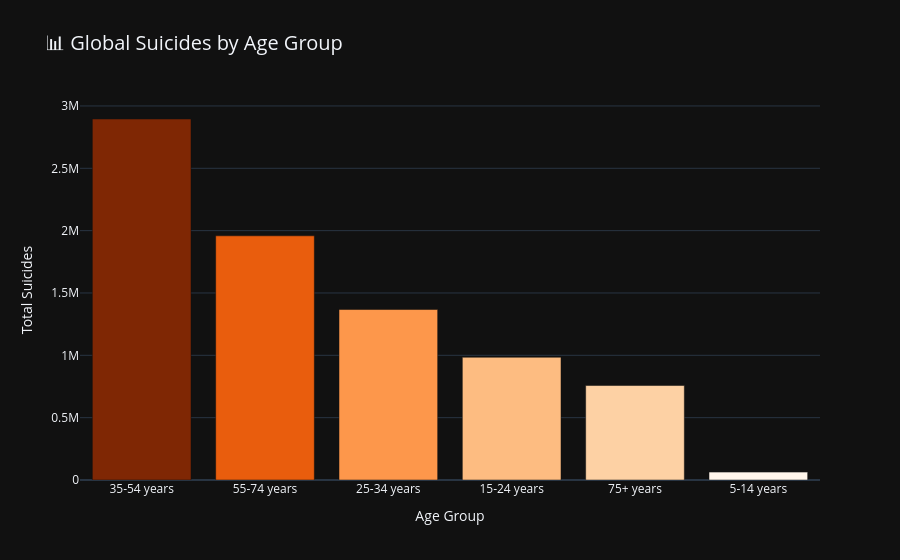
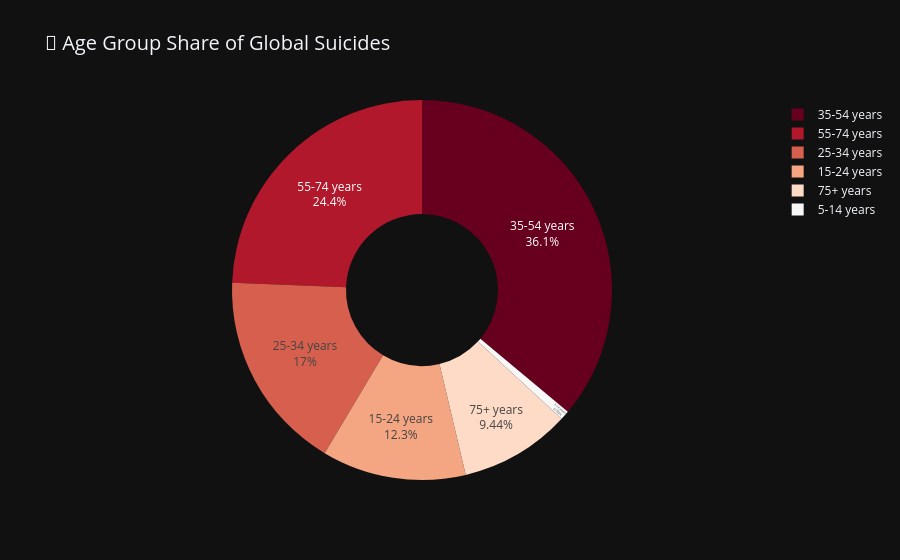

Notebook cell for these charts, in order:
### Code cell
# ============================================================
# 3.7  INTERACTIVE: Suicides by Age Group — Global
# ============================================================

age_totals = (
    df1_clean.groupby('age')['suicides_no']
    .sum()
    .reset_index()
    .sort_values('suicides_no', ascending=False)
)

fig = px.bar(
    age_totals, x='age', y='suicides_no',
    title='📊 Global Suicides by Age Group',
    labels={'age': 'Age Group', 'suicides_no': 'Total Suicides'},
    color='suicides_no',
    color_continuous_scale='Oranges',
    template='plotly_dark'
)
fig.update_layout(title_font_size=20, coloraxis_showscale=False)
fig.show()

# Donut chart version
fig2 = px.pie(
    age_totals, names='age', values='suicides_no',
    title='🥧 Age Group Share of Global Suicides',
    hole=0.4,
    color_discrete_sequence=px.colors.sequential.RdBu,
    template='plotly_dark'
)
fig2.update_traces(textposition='inside', textinfo='percent+label')
fig2.update_layout(title_font_size=20)
fig2.show()

### Figure 1 — Plotly figure (JSON) as saved in the notebook; plotly's stock layout.template omitted (floating-point values rounded to 4 significant figures)
{"data": [{"hovertemplate": "Age Group=%{x}<br>Total Suicides=%{marker.color}<extra></extra>", "legendgroup": "", "marker": {"color": [2895388, 1958468, 1367333, 984287, 757667, 63312], "coloraxis": "coloraxis", "pattern": {"shape": ""}}, "name": "", "orientation": "v", "showlegend": false, "textposition": "auto", "type": "bar", "x": ["35-54 years", "55-74 years", "25-34 years", "15-24 years", "75+ years", "5-14 years"], "xaxis": "x", "y": [2895388, 1958468, 1367333, 984287, 757667, 63312], "yaxis": "y"}], "layout": {"barmode": "relative", "coloraxis": {"colorbar": {"title": {"text": "Total Suicides"}}, "colorscale": [[0, "rgb(255,245,235)"], [0.125, "rgb(254,230,206)"], [0.25, "rgb(253,208,162)"], [0.375, "rgb(253,174,107)"], [0.5, "rgb(253,141,60)"], [0.625, "rgb(241,105,19)"], [0.75, "rgb(217,72,1)"], [0.875, "rgb(166,54,3)"], [1, "rgb(127,39,4)"]], "showscale": false}, "legend": {"tracegroupgap": 0}, "title": {"font": {"size": 20}, "text": "📊 Global Suicides by Age Group"}, "xaxis": {"anchor": "y", "domain": [0, 1], "title": {"text": "Age Group"}}, "yaxis": {"anchor": "x", "domain": [0, 1], "title": {"text": "Total Suicides"}}}}

### Figure 2 — Plotly figure (JSON) as saved in the notebook; plotly's stock layout.template omitted (floating-point values rounded to 4 significant figures)
{"data": [{"domain": {"x": [0, 1], "y": [0, 1]}, "hole": 0.4, "hovertemplate": "age=%{label}<br>suicides_no=%{value}<extra></extra>", "labels": ["35-54 years", "55-74 years", "25-34 years", "15-24 years", "75+ years", "5-14 years"], "legendgroup": "", "name": "", "showlegend": true, "textinfo": "percent+label", "textposition": "inside", "type": "pie", "values": [2895388, 1958468, 1367333, 984287, 757667, 63312]}], "layout": {"legend": {"tracegroupgap": 0}, "piecolorway": ["rgb(103,0,31)", "rgb(178,24,43)", "rgb(214,96,77)", "rgb(244,165,130)", "rgb(253,219,199)", "rgb(247,247,247)", "rgb(209,229,240)", "rgb(146,197,222)", "rgb(67,147,195)", "rgb(33,102,172)", "rgb(5,48,97)"], "title": {"font": {"size": 20}, "text": "🥧 Age Group Share of Global Suicides"}}}
